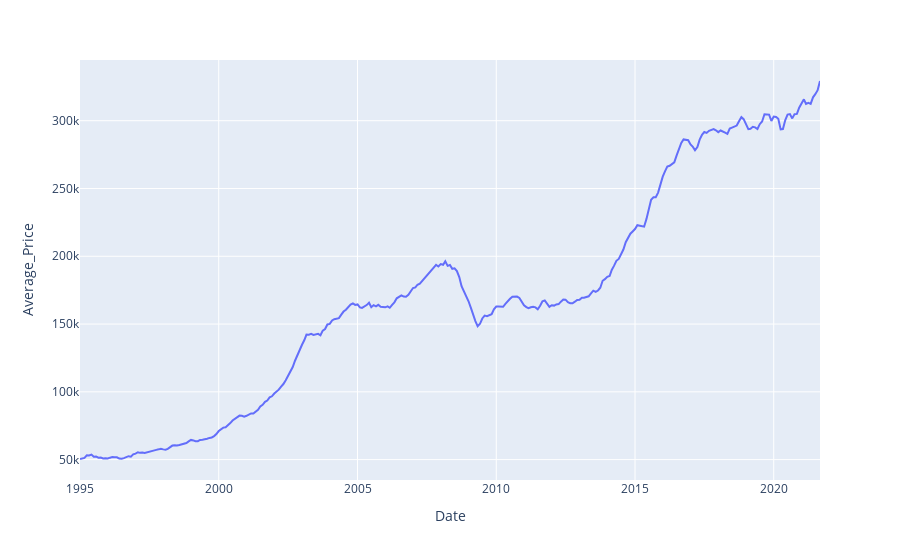

The notebook cell saved with this chart:
### Code cell
fig = px.line(testing_plotly, x = 'Date', y='Average_Price')
fig.show()

### Figure 1 — Plotly figure (JSON) as saved in the notebook; plotly's stock layout.template omitted (floating-point values rounded to 4 significant figures; data arrays with more than 128 entries replaced by an {"elided": "..."} marker saying what was removed)
{"data": [{"hovertemplate": "Date=%{x}<br>Average_Price=%{y}<extra></extra>", "legendgroup": "", "line": {"color": "#636efa", "dash": "solid"}, "mode": "lines", "name": "", "orientation": "v", "showlegend": false, "type": "scatter", "x": {"elided": "321 str values"}, "xaxis": "x", "y": {"elided": "321 float values"}, "yaxis": "y"}], "layout": {"legend": {"tracegroupgap": 0}, "margin": {"t": 60}, "xaxis": {"anchor": "y", "domain": [0, 1], "title": {"text": "Date"}}, "yaxis": {"anchor": "x", "domain": [0, 1], "title": {"text": "Average_Price"}}}}
